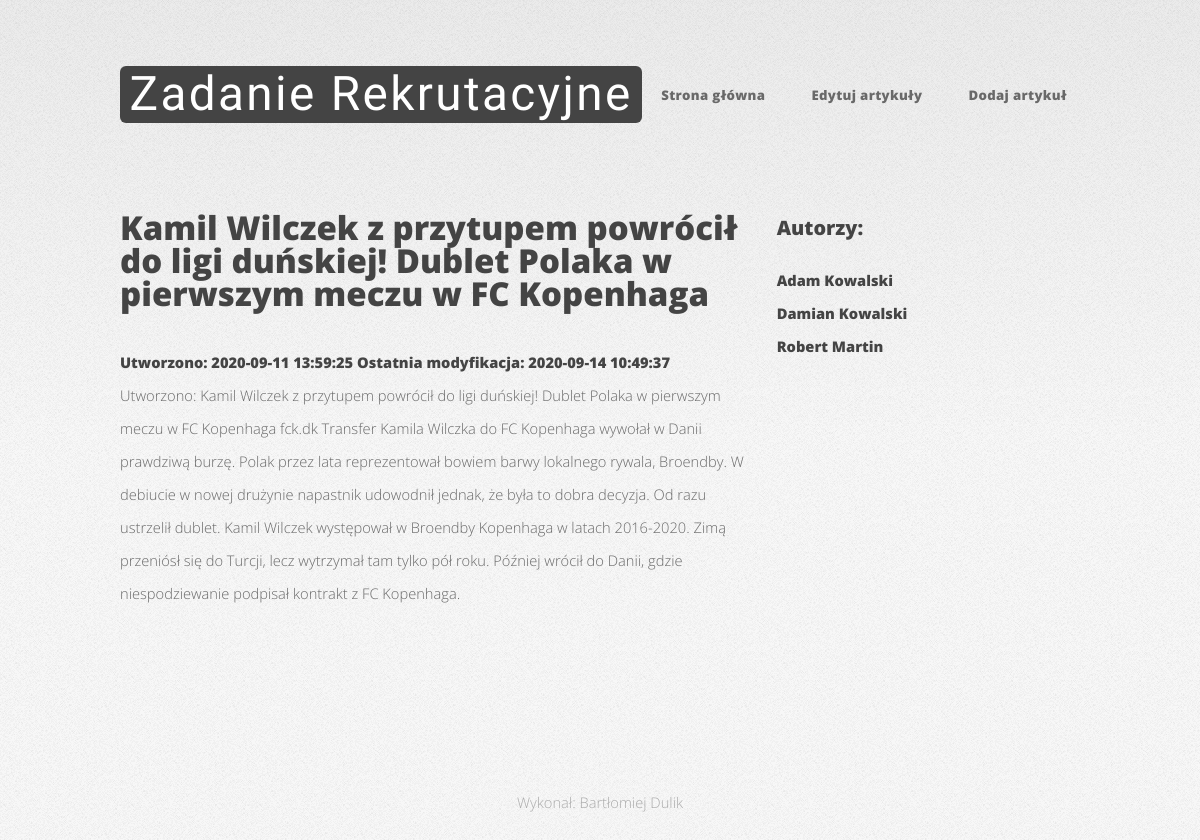
Screenshot of /show.php?id=5 with the database file from the repository.
### tables this page shows
CREATE TABLE `articles` (
  `id` int(11) NOT NULL,
  `title` varchar(256) NOT NULL,
  `header` varchar(130) NOT NULL,
  `text` text NOT NULL,
  `date_created` datetime NOT NULL,
  `date_modified` timestamp NULL DEFAULT current_timestamp()
);

CREATE TABLE `authors` (
  `id` int(11) NOT NULL,
  `name` varchar(256) NOT NULL,
  `surname` varchar(256) NOT NULL,
  `mail` varchar(256) NOT NULL
);

### api/config/database.php (called while the page is built, shortened)
<?php
class Database{
    public function getConnection(){
        $config = parse_ini_file('db.ini');
        $this->conn = null;
        try{
            $this->conn = new PDO("mysql:host=" . $config['host'] . ";dbname=" . $config['db_name'], $config['username'], $config['password']);
            $this->conn->exec("set names utf8");
        }catch(PDOException $exception){
            echo "Connection error: " . $exception->getMessage();
        }
        return $this->conn;
    }
}
?>

### show.php (the view, shortened to what this page needs)
<?php
include_once 'api/config/database.php';
$database = new Database();
$query = "SELECT * FROM articles WHERE id = ".$_GET['id']." ;";
$stmt = $database->conn->prepare($query);
$stmt->execute();
$result = $stmt->fetch(PDO::FETCH_ASSOC);
$queryGetAuthor = "SELECT author_id FROM credits WHERE article_id = ".$_GET['id'].";";
$stmt = $database->conn->prepare($queryGetAuthor);
$stmt->execute();
$authors = [];
$i = 0;
while( $row = $stmt->fetch(PDO::FETCH_ASSOC)){
    $authors[$i] = $row['author_id'];
    $i++;
}
?>
<!DOCTYPE HTML>
<html>
<head>
    <link rel="stylesheet" type="text/css" href="assets/css/main.css?ts=<?=time()?>" />
</head>
<body class="is-preload homepage">
<div id="page-wrapper">
    <div id="header-wrapper">
        <header id="header" class="container">
            <div id="logo">
                <h1><a href="index.php">Zadanie Rekrutacyjne</a></h1>
            </div>
            <nav id="nav">
                <ul>
                    <li><a href="index.php">Strona główna</a></li>
                    <li><a  href="edit_panel.php">Edytuj artykuły</a></li>
                    <li><a  href="edit_panel.php">Dodaj artykuł</a></li>
                </ul>
            </nav>
        </header>
    </div>
    <div id="features-wrapper">
        <div class="container">
            <div class="row">
                <div  class="col-8 col-12-medium">
                    <h2><?php echo $result['title'] ?></h2>
                    <h5>Utworzono: <?php echo $result['date_created'] ?> Ostatnia modyfikacja: <?php echo $result['date_modified'] ?> </h5>
                    <p>Utworzono: <?php echo $result['text'] ?></p>
                </div>
                <div class="col-4 col-12-medium">
                    <div id="sidebar">
                    <h3>Autorzy:</h3>
                    <?php
                        $query = "SELECT id, name, surname FROM authors ;";
                        $stmt = $database->conn->prepare($query);
                        $stmt->execute();
                        while($row = $stmt->fetch(PDO::FETCH_ASSOC)) {
                                    if (in_array($row['id'], $authors)){
                                        echo '<h4>'.$row['name'].' '.$row['surname'].'</h4>';
                                    }
                                }
                    ?>
                    </div>
                </div>
            </div>
        </div>
        <div id="footer-wrapper">
            <footer id="footer" class="container">
                <div class="col-12">
                    <div id="copyright">
                        <ul class="menu">
                            <li>Wykonał: Bartłomiej Dulik</li>
                        </ul>
                    </div>
                </div>
        </div>
    </div>
</div>
</body>
</html>

### rows the page displays
articles: title "Kamil Wilczek z przytupem powrócił do ligi duńskiej! Dublet Polaka w pierwszym meczu w FC Kopenhaga", date_created "2020-09-11 13:59:25", date_modified "2020-09-14 10:49:37", text "Kamil Wilczek z przytupem powrócił do ligi duńskiej! Dublet Polaka w pierwszym meczu w FC Kopenhaga fck.dk Transfer Kamila Wilczka do FC Kopenhaga wywołał w Danii prawdziwą burzę. Polak przez lata reprezentował bowiem barwy lokalnego rywala, Broendby. W debiucie w nowej drużynie napastnik udowodnił jednak, że była to dobra decyzja. Od razu ustrzelił dublet. Kamil Wilczek występował w Broendby Kopenhaga w latach 2016-2020. Zimą przeniósł się do Turcji, lecz wytrzymał tam tylko pół roku. Później wrócił do Danii, gdzie niespodziewanie podpisał kontrakt z FC Kopenhaga."
authors: name "Adam", surname "Kowalski"
authors: name "Damian", surname "Kowalski"
authors: name "Robert", surname "Martin"
